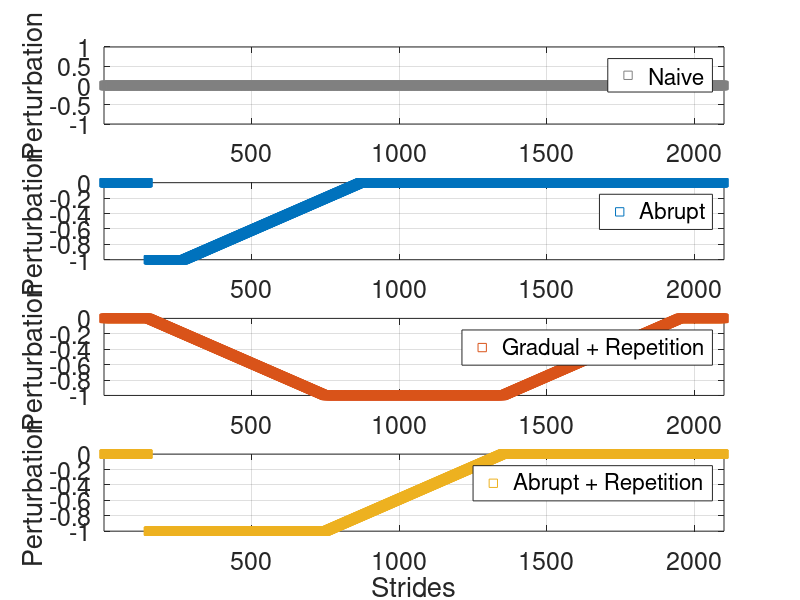
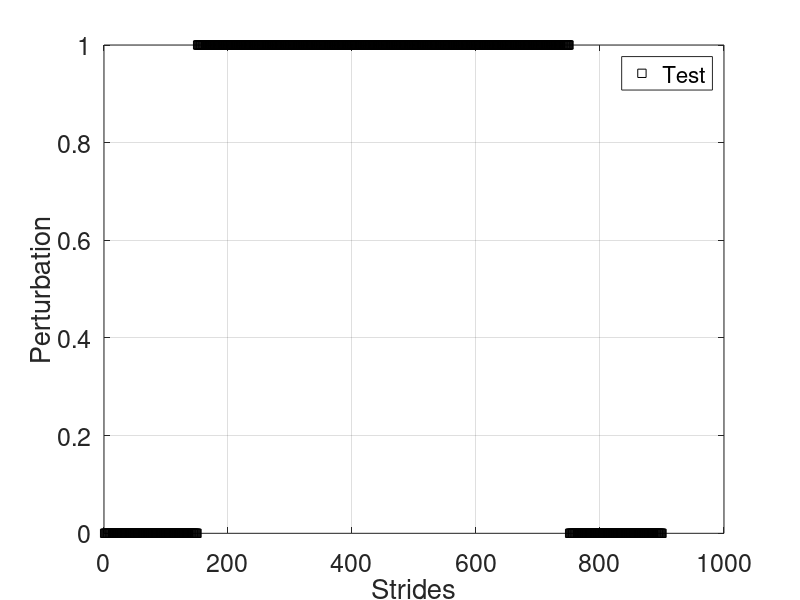

These charts were generated, in order, by the following MATLAB code: (Note: this script raises an error after producing the figures.)
%% PLOT OF PROTOCOLS FOR "GENERALIZATION OF TWO WAYS" PROJECT

clc
close all
clear all

baseline=zeros(1,150);
b=-1*ones(1,600);
b_short=-1*ones(1,120);
grad_bn=linspace(-1,0,600);
grad_nb=linspace(0,-1,600);
a=ones(1,600);
mcol=[0.5 0.5 0.5 ;0    0.4470    0.7410;    0.8500    0.3250    0.0980;    0.9290    0.6940    0.1250];


names={'Naive','Abrupt', 'Gradual + Repetition', 'Abrupt + Repetition'};
NAIVE=zeros(1,2100);
ABR=[baseline b_short grad_bn baseline zeros(1,1080)];
GREP=[baseline grad_nb b grad_bn baseline];
ABR_REP=[baseline b grad_bn baseline zeros(1,600)];
GROUP=[NAIVE; ABR; GREP; ABR_REP];
figure
for i=1:4
    
    subplot(4,1,i)
    plot(GROUP(i,:),'s','Color',mcol(i,:))
    grid on
    l(i)=legend(names{i})
    yl(i)=ylabel('Perturbation');
    if i==4
        xl=xlabel('Strides');
    end
    axis tight
    set(gca,'FontSize',18)
end


% subplot(3,1,2)
% plot(GREP,'s','Color',mcol(2,:))
% grid on
%
% subplot(3,1,3)
% plot(ABR_REP,'s','Color',mcol(3,:))
% grid on

f=figure
test=[zeros(1,150) ones(1,600), zeros(1,150)];
plot(test,'sk')
xl(2)=xlabel('Strides');
yl(4)=ylabel('Perturbation');
grid on
l(4)=legend('Test');
set(gca,'FontSize',18)

mySetFontSize([xl, l, yl], 18);

